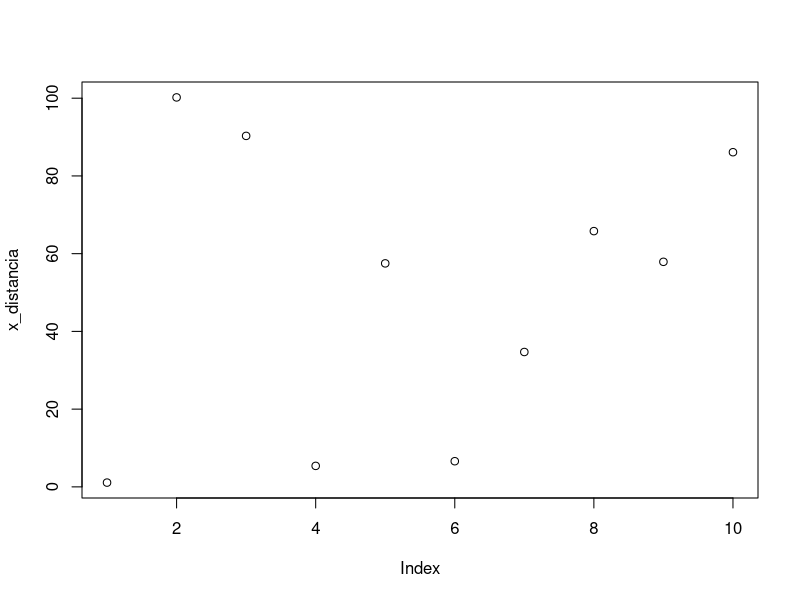

The R script that drew this image: (Note: this script raises an error after producing the figure.)
install.packages("MASS")
install.packages("caret")
install.packages("stats")
install.packages("olsrr")
install.packages("kable")
install.packages("kableExtra")
install.packages("knitr")
install.packages("rmarkdown")

#Ejercicio 2
y_cuentas <- c("110","2","6","98","40","94","31","5","8","10")
x_distancia <- c("1.1","100.2","90.3","5.4","57.5","6.6","34.7","65.8","57.9","86.1")

#Ejercicio3 
x_distancia<-as.numeric(x_distancia)
plot(x_distancia)
cor.test(x_distancia,y_cuentas)
cor(x_distancia,y_cuentas)

#Ejercico4
hist(x_distancia)
cvm.test(x_distancia)

#Ejercicio5
y_cuentas<-as.numeric(y_cuentas)
xy<-x_distancia*y_cuentas
xy

#Ejercicio6
x_cuadrado<-x_distancia^2
x_cuadrado

#Ejercicio7
tabladatos<-data.frame(y_cuentas,x_distancia,xy,x_cuadrado)
View(tabladatos)

#Ejercicio8
kable_styling(kable(tabladatos))

#Ejercicio9
rowSums(tabladatos)

#Ejercicio10
